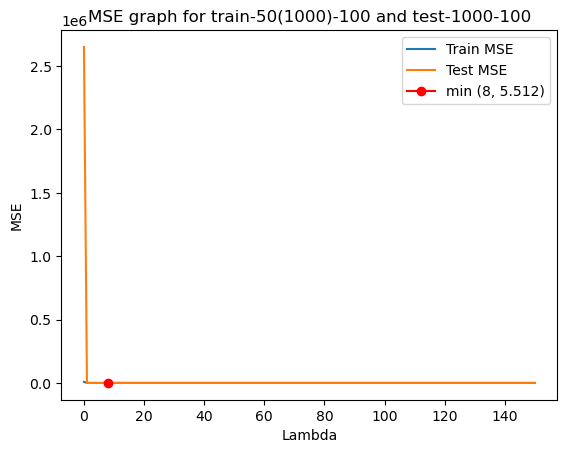

This figure's Python source:
import numpy as np
import pandas as pd
import matplotlib.pyplot as plt


#import csv file for train-100-10
df_raw_train = pd.read_csv("HW1_dataset//train-50(1000)-100.csv")

#import csv file for test-100-10
df_raw_test = pd.read_csv("HW1_dataset//test-1000-100.csv")

#df to graph with MSE's of lambdas 0-150
lambdas = [x for x in range(151)]
mse_graph = pd.DataFrame(lambdas)
mse_graph.rename({0:"Lambdas"}, axis = 1, inplace=True)
mse_graph['MSE_train'] = 0.0
mse_graph['MSE_train'].astype(float)
mse_graph['MSE_test'] = 0.0
mse_graph['MSE_test'].astype(float)

'''
The code below follows the following general steps:
1. Create dataframes that do not need to run within the lambda loop
2. Create the Lambda ID matrix (lambda*I)
2. Calculate w = (xT*x +lambda*I)^-1*xT*y
4. Calculate y-hat, or XW, for TRAIN and TEST data
5. Calculate the MSE for TRAIN and TEST
6. Graph (lambda, MSE) for TRAIN and TEST

'''
#1a. create relevant matrices for TRAIN
df_x_train = df_raw_train.drop(["y"], axis=1)
df_x_train.insert(0,"x0", 1)
df_y_train = df_raw_train[["y"]]
df_xT_train = df_x_train.T
df_xTx_train = df_xT_train.dot(df_x_train)

#1b. create relevant matrices for TEST
df_x_test = df_raw_test.drop(["y"], axis=1)
df_x_test.insert(0,"x0", 1)
df_y_test = df_raw_test[["y"]]

for lam in range(151):
    #2. creating lambda ID matrix
    lmbda = lam
    ID_matrix = np.eye(len(df_xTx_train.columns))
    lmbda_ID = lmbda * ID_matrix

    #3. calculating (xT*x + lambda*I) for TRAIN
    df_xTxLmbda_train = df_xTx_train + lmbda_ID
    
    #calculating inverse of (xT*x + lambda*I) for TRAIN
    df_inverse_train = pd.DataFrame(np.linalg.inv(df_xTxLmbda_train))
    
    #rename columns of df_inverse to match with df_y rows for TRAIN
    for x in range(len(df_inverse_train.columns)):
        df_inverse_train.rename({x:f"x{x}"}, axis = 1, inplace = True)
    
    #x-dagger = (xT*x +lambda*I)^-1*xT for TRAIN
    df_dagger_train = df_inverse_train.dot(df_xT_train)

    #final calculation to get w for TRAIN
    df_w = df_dagger_train.dot(df_y_train)

    #rename rows of df_w_train to match with df_x_train columns
    for x in range(len(df_w.index)):
        df_w.rename({x:f"x{x}"}, axis = 0, inplace = True)

    #4. calculating MSE
    #calculating 1/N*||xw - y||^2 for TRAIN
    df_xw_train = df_x_train.dot(df_w)
    df_mse_train = ((df_xw_train - df_y_train)**2)/len(df_x_train)
    
    #calculating 1/N*||xw - y||^2 for TEST
    df_xw_test = df_x_test.dot(df_w)
    df_mse_test = ((df_xw_test - df_y_test)**2)/len(df_x_test)

    #summing all values in matrix df_mse to get ||xw - y||^2 for TRAIN
    mse_train = df_mse_train.sum()
    
    #summing all values in matrix df_mse to get ||xw - y||^2 for TEST
    mse_test = df_mse_test.sum()

    # add MSE_lambda to mse_graph for TRAIN
    mse_graph.loc[mse_graph["Lambdas"] == lam, "MSE_train"] = mse_train.iloc[0]
    
    # add MSE_lambda to mse_graph for TEST
    mse_graph.loc[mse_graph["Lambdas"] == lam, "MSE_test"] = mse_test.iloc[0]
    

# mse_graph.to_csv("mse_test_100_10.csv", index = False)

print(mse_graph)

#gets the (x,y) coordinate of the minimum test mse
min_x = mse_graph.loc[mse_graph["MSE_test"].idxmin(),"Lambdas"]
min_y = mse_graph["MSE_test"].min()

#create scatter plot of mse_graph
plt.plot(mse_graph['Lambdas'], mse_graph["MSE_train"], label = "Train MSE")
plt.plot(mse_graph['Lambdas'], mse_graph["MSE_test"], label = "Test MSE")
plt.plot(min_x, min_y, marker="o", color='red', label=f"min ({min_x}, {round(min_y,3)})")
plt.legend()
plt.xlabel("Lambda")
plt.ylabel("MSE")
plt.title("MSE graph for train-50(1000)-100 and test-1000-100")

plt.show()
